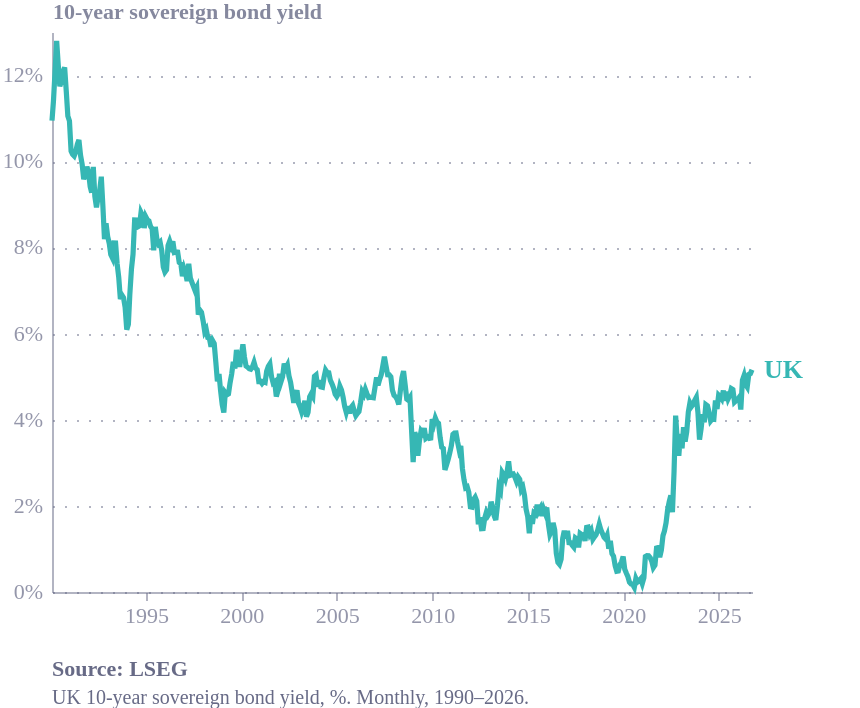

Express this chart as Vega-Lite.
### Vega-Lite specification from a JSON file in a GitHub repository (floating-point values rounded to 4 significant figures; data arrays with more than 128 entries replaced by an {"elided": "..."} marker saying what was removed)
{"config": {"font": "Circular Std", "text": {"color": "#676A86", "align": "left", "baseline": "middle", "dx": 7, "dy": 0, "fontSize": 11}, "view": {"stroke": "transparent", "continuousWidth": 400, "continuousHeight": 300, "discreteWidth": 400, "discreteHeight": 300, "fill": "transparent"}, "range": {"category": ["#36B7B4", "#E6224B", "#F4C245", "#0063AF", "#00A767", "#179FDB", "#EB5C2E", "#5C267B", "#122B39"], "diverging": ["#E6224B", "#E54753", "#C9C9C9", "#179FDB", "#122B39"], "heatmap": ["#C9C9C9", "#179FDB", "#0063AF", "#122B39"], "ordinal": ["#00A767", "#36B7B4", "#179FDB", "#0063AF", "#243B5A"]}, "bar": {"color": "#179fdb"}, "line": {"color": "#e6224b"}, "rule": {"color": "#676A86"}, "area": {"opacity": 0.8}, "point": {"filled": true, "size": 80, "color": "#e6224b", "opacity": 0.95}, "geoshape": {"stroke": "white", "strokeWidth": 0.3}, "rect": {"fill": "#d6d4d4", "opacity": 0.3}, "axis": {"labelColor": "#676A86", "labelFontSize": 11, "labelFont": "Circular Std", "labelOpacity": 0.7, "tickColor": "#676A86", "tickOpacity": 0.5, "domainColor": "#676A86", "domainOpacity": 0.5, "gridColor": "#676A86", "gridDash": [2, 2], "gridOpacity": 0.5, "title": null, "titleColor": "#676A86", "titleOpacity": 0.8, "tickSize": 4}, "axisXDiscrete": {"grid": false, "labelAngle": 0, "tickCount": 10, "tickOpacity": 0.5, "title": null}, "axisYDiscrete": {"ticks": false, "labelPadding": 5}, "axisXTemporal": {"grid": false, "ticks": true}, "axisXQuantitative": {"grid": true}, "axisYQuantitative": {"gridColor": "#676A86", "gridDash": [1, 5], "gridOpacity": 0.5, "ticks": false, "labelPadding": 5, "tickCount": 8, "titleAngle": 0, "titleAlign": "left", "titleBaseline": "bottom", "titleX": 0, "titleY": -5}, "title": {"color": "#676A86E6", "subtitleColor": "#676A86", "font": "Circular Std", "subtitleFont": "Circular Std", "anchor": "start", "fontSize": 14, "subtitleFontSize": 12, "subtitlePadding": 4, "offset": 0, "frame": "group"}, "legend": {"titleColor": "#122b39", "title": null, "labelColor": "#122b39", "labelFontSize": 11}, "background": "white"}, "layer": [{"mark": {"type": "line", "strokeWidth": 2.6}, "encoding": {"color": {"field": "series", "legend": null, "type": "nominal"}, "x": {"axis": {"format": "%Y", "tickCount": 8}, "field": "date", "title": null, "type": "temporal"}, "y": {"axis": {"labelExpr": "datum.label + '%'"}, "field": "yield", "scale": {"zero": true}, "title": "10-year sovereign bond yield", "type": "quantitative"}}}, {"mark": {"type": "text", "align": "left", "dx": 6, "fontSize": 13, "fontWeight": "bold"}, "encoding": {"color": {"field": "series", "legend": null, "type": "nominal"}, "text": {"value": "UK"}, "x": {"aggregate": "max", "field": "date", "type": "temporal"}, "y": {"aggregate": {"argmax": "date"}, "field": "yield", "type": "quantitative"}}}], "data": {"name": "data-a84fa1da7efcd85d54c20944b88c35e7"}, "height": 280, "padding": {"right": 28}, "title": {"text": "Source: LSEG", "anchor": "start", "color": "#676A86", "dy": 12, "fontSize": 11, "orient": "bottom", "subtitle": ["UK 10-year sovereign bond yield, %. Monthly, 1990–2026."], "subtitleColor": "#676A86", "subtitleFontSize": 10}, "width": 350, "$schema": "https://vega.github.io/schema/vega-lite/v6.4.1.json", "datasets": {"data-a84fa1da7efcd85d54c20944b88c35e7": {"elided": "441 records"}}}
